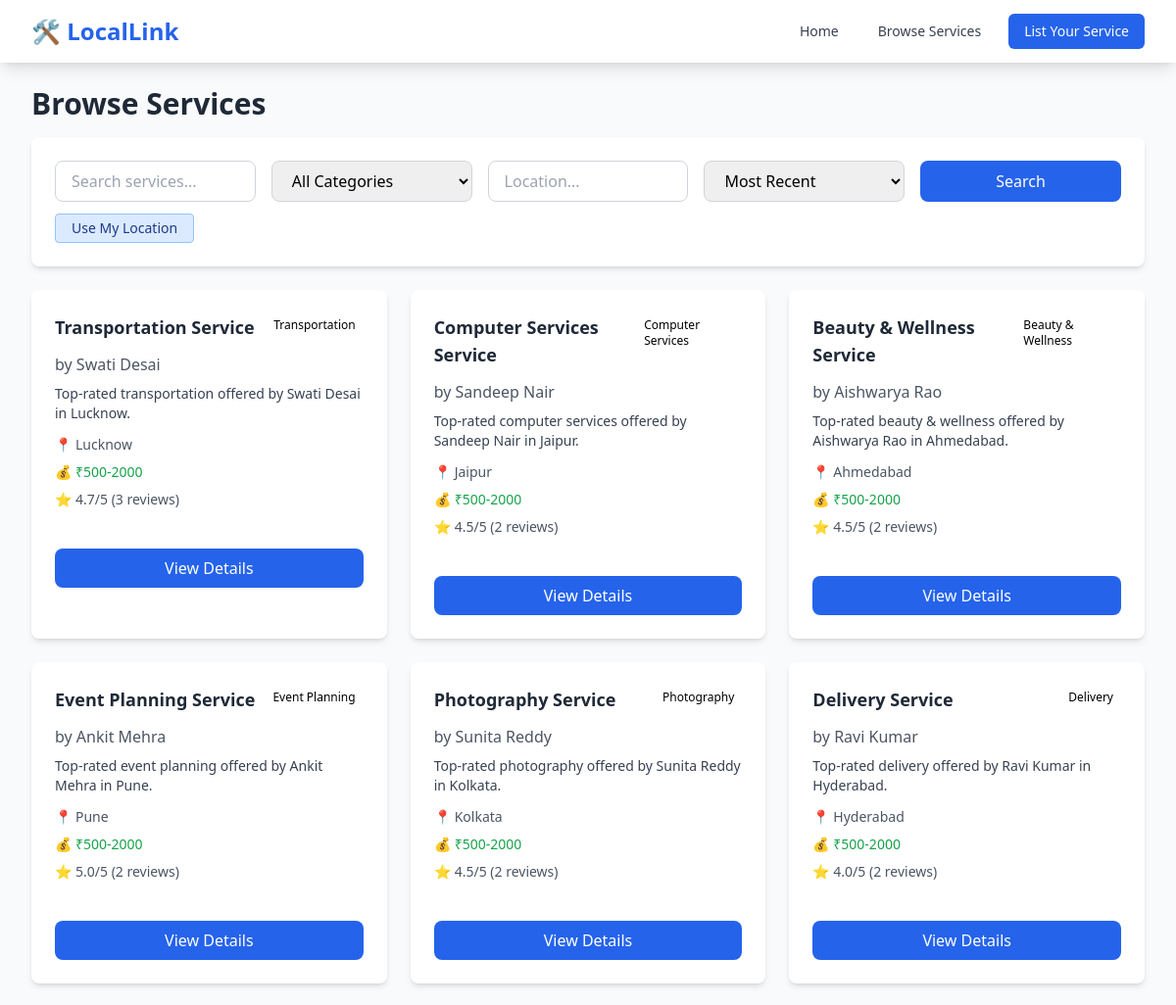
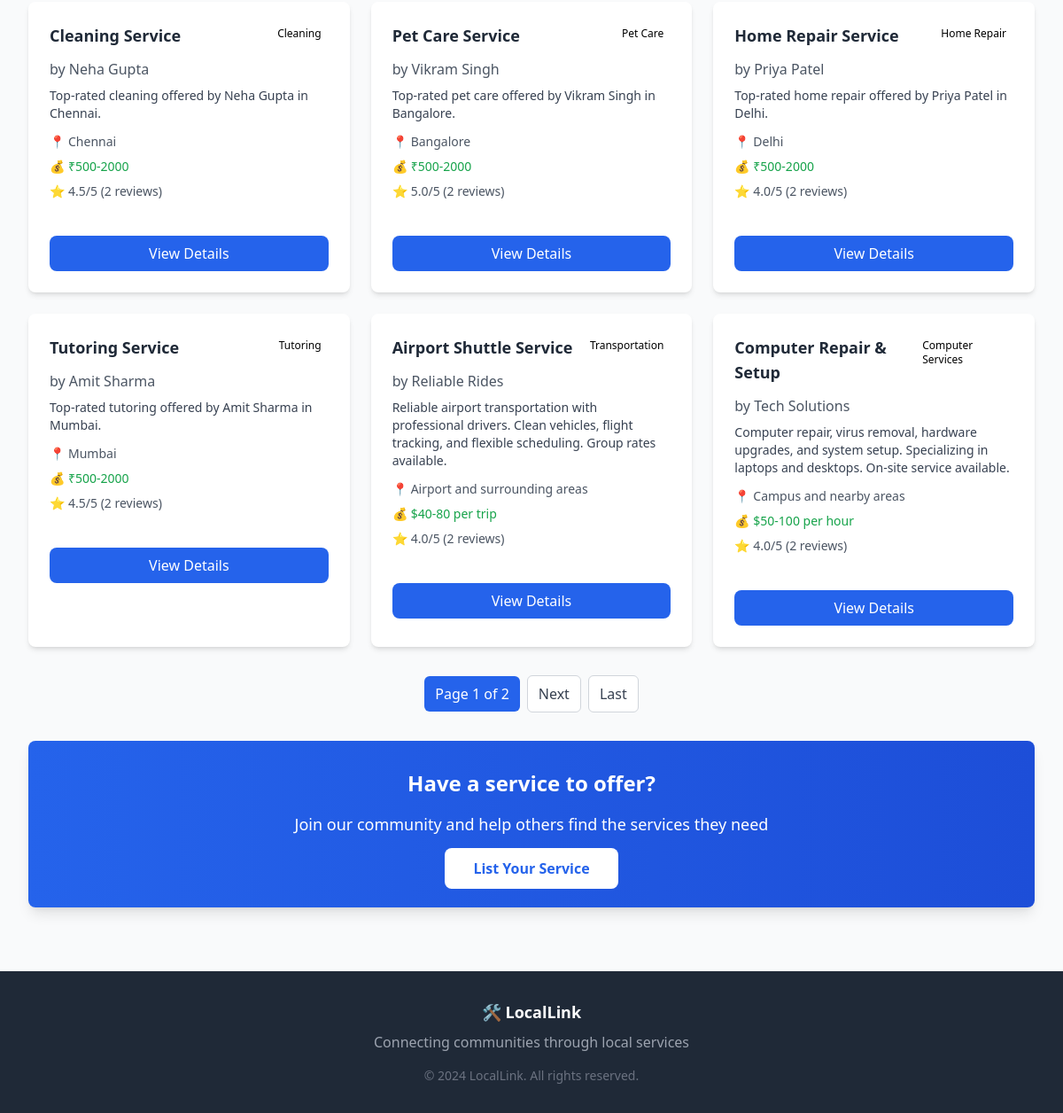
Page /services/ on the committed database (2 pictures, top to bottom).
### services/models.py (models this page shows, shortened)
class ServiceListing(models.Model):
    service_name = models.CharField(max_length=200)
    provider_name = models.CharField(max_length=100)
    contact_info = models.CharField(max_length=200)
    email = models.EmailField(blank=True)
    phone = models.CharField(max_length=20, blank=True)
    description = models.TextField()
    location_area = models.CharField(max_length=200)
    latitude = models.FloatField(blank=True, null=True, help_text="Service latitude (for sorting and maps)")
    longitude = models.FloatField(blank=True, null=True, help_text="Service longitude (for sorting and maps)")
    category = models.ForeignKey(Category, on_delete=models.CASCADE, related_name='services')
    price_range = models.CharField(max_length=100, blank=True, help_text="e.g., '$20-50/hour', 'Starting at $30'")
    is_available = models.BooleanField(default=True)
    created_at = models.DateTimeField(auto_now_add=True)
    updated_at = models.DateTimeField(auto_now=True)
    class Meta:
        ordering = ['-created_at']
    @property
    def average_rating(self):
        reviews = self.reviews.all()
        if reviews:
            return round(sum(review.rating for review in reviews) / len(reviews), 1)
        return 0
    @property
    def review_count(self):
        return self.reviews.count()

class Category(models.Model):
    name = models.CharField(max_length=100, unique=True)
    description = models.TextField(blank=True)
    created_at = models.DateTimeField(auto_now_add=True)
    class Meta:
        verbose_name_plural = "Categories"
        ordering = ['name']

class Review(models.Model):
    RATING_CHOICES = [
        (1, '1 Star'),
        (2, '2 Stars'),
        (3, '3 Stars'),
        (4, '4 Stars'),
        (5, '5 Stars'),
    ]
    service_listing = models.ForeignKey(ServiceListing, on_delete=models.CASCADE, related_name='reviews')
    reviewer_name = models.CharField(max_length=100)
    rating = models.IntegerField(choices=RATING_CHOICES, validators=[MinValueValidator(1), MaxValueValidator(5)])
    comment = models.TextField()
    created_at = models.DateTimeField(auto_now_add=True)
    class Meta:
        ordering = ['-created_at']

### services/views.py (the view, shortened to what this page needs)
# urls.py: path('services/', views.service_list, name='service_list'),
def service_list(request):
    services = ServiceListing.objects.filter(is_available=True)
    categories = Category.objects.all()
    search_query = request.GET.get('search', '')
    category_id = request.GET.get('category')
    if category_id:
        services = services.filter(category_id=category_id)
    location = request.GET.get('location')
    if location:
        services = services.filter(location_area__icontains=location)
    user_lat = request.GET.get('user_lat')
    user_lng = request.GET.get('user_lng')
    sort_method = request.GET.get('sort')
    paginator = Paginator(services, 12)
    page_number = request.GET.get('page')
    page_obj = paginator.get_page(page_number)
    context = {
        'page_obj': page_obj,
        'categories': categories,
        'search_query': search_query,
        'selected_category': category_id,
        'selected_location': location,
        'user_lat': user_lat if sort_method == 'nearest' and user_lat else '',
        'user_lng': user_lng if sort_method == 'nearest' and user_lng else '',
    }
    return render(request, 'services/service_list.html', context)

### templates/services/service_list.html (shortened to what this page needs)
{% extends 'base.html' %}
{% block content %}
<div class="mb-6">
    <h1 class="text-3xl font-bold text-gray-800 mb-4">Browse Services</h1>
    <div class="bg-white rounded-lg shadow-md p-6">
        <form method="GET" class="grid grid-cols-1 md:grid-cols-5 gap-4">
            <input type="text" name="search" value="{{ request.GET.search|default:'' }}"
                   placeholder="Search services..."
                   class="px-4 py-2 border border-gray-300 rounded-lg focus:outline-none focus:ring-2 focus:ring-primary-500">
            <select name="category" class="px-4 py-2 border border-gray-300 rounded-lg focus:outline-none focus:ring-2 focus:ring-primary-500">
                <option value="">All Categories</option>
            </select>
            <input type="text" name="location" value="{{ request.GET.location|default:'' }}"
                   placeholder="Location..."
                   class="px-4 py-2 border border-gray-300 rounded-lg focus:outline-none focus:ring-2 focus:ring-primary-500">
            <select name="sort" class="px-4 py-2 border border-gray-300 rounded-lg focus:outline-none focus:ring-2 focus:ring-primary-500">
                <option value="recent" {% if request.GET.sort == "recent" or not request.GET.sort %}selected{% endif %}>Most Recent</option>
            </select>
            <button type="submit" class="bg-primary-600 text-white px-6 py-2 rounded-lg hover:bg-primary-700 transition duration-200">
                Search
            </button>
        </form>
        <button id="detectLocationBtn" class="mt-3 bg-blue-100 text-blue-900 border border-blue-300 rounded px-4 py-1 text-sm hover:bg-blue-200">Use My Location</button>
    </div>
</div>
{% if page_obj and page_obj|length > 0 %}
<div class="grid grid-cols-1 md:grid-cols-2 lg:grid-cols-3 gap-6 mb-8">
    {% for service in page_obj %}
    <div class="bg-white rounded-lg shadow-md overflow-hidden hover:shadow-lg transition duration-200">
        <div class="p-6">
            <div class="flex justify-between items-start mb-3">
                <h3 class="font-semibold text-lg text-gray-800">{{ service.service_name }}</h3>
                <span class="bg-primary-100 text-primary-800 text-xs px-2 py-1 rounded-full">{{ service.category.name }}</span>
            </div>
            <p class="text-gray-600 mb-2">by <span class="font-medium">{{ service.provider_name }}</span></p>
            <p class="text-gray-700 text-sm mb-3">{{ service.description|truncatewords:20 }}</p>
            <div class="space-y-2 mb-4">
                <div class="flex items-center text-sm text-gray-600">
                    <span class="mr-1">📍</span>
                    {{ service.location_area }}
                </div>
                {% if service.price_range %}
                <div class="flex items-center text-sm text-green-600">
                    <span class="mr-1">💰</span>
                    {{ service.price_range }}
                </div>
                {% endif %}
                {% if service.average_rating > 0 %}
                <div class="flex items-center text-sm">
                    <span class="text-yellow-500 mr-1">⭐</span>
                    <span class="text-gray-600">{{ service.average_rating }}/5 ({{ service.review_count }} reviews)</span>
                </div>
                {% endif %}
            </div>
        </div>
        <div class="px-6 pb-6">
            <a href="{% url 'service_detail' service.pk %}"
               class="block w-full bg-primary-600 text-white text-center py-2 rounded-lg hover:bg-primary-700 transition duration-200">
                View Details
            </a>
        </div>
    </div>
    {% endfor %}
</div>
{% if page_obj.has_other_pages %}
<div class="flex justify-center">
    <nav class="flex items-center space-x-2">
        <span class="px-3 py-2 rounded-md bg-primary-600 text-white">
            Page {{ page_obj.number }} of {{ page_obj.paginator.num_pages }}
        </span>
        {% if page_obj.has_next %}
        <a href="?page={{ page_obj.next_page_number }}"
           class="px-3 py-2 rounded-md bg-white border border-gray-300 text-gray-700 hover:bg-gray-50">
            Next
        </a>
        <a href="?page={{ page_obj.paginator.num_pages }}"
           class="px-3 py-2 rounded-md bg-white border border-gray-300 text-gray-700 hover:bg-gray-50">
            Last
        </a>
        {% endif %}
    </nav>
</div>
{% endif %}
{% endif %}
<div class="bg-gradient-to-r from-primary-600 to-primary-700 text-white rounded-lg shadow-lg p-8 mt-8 text-center">
    <h2 class="text-2xl font-bold mb-4">Have a service to offer?</h2>
    <p class="text-lg mb-6">Join our community and help others find the services they need</p>
    <a href="{% url 'create_service' %}" class="bg-white text-primary-600 px-8 py-3 rounded-lg font-semibold hover:bg-gray-100 transition duration-200">
        List Your Service
    </a>
</div>
{% endblock %}

### rows in the picture
ServiceListing: service_name "Transportation Service", category.name "Transportation", provider_name "Swati Desai", description "Top-rated transportation offered by Swati Desai in Lucknow.", location_area "Lucknow", price_range "₹500-2000", average_rating "4.7", review_count "3"
ServiceListing: service_name "Computer Services Service", category.name "Computer Services", provider_name "Sandeep Nair", description "Top-rated computer services offered by Sandeep Nair in Jaipur.", location_area "Jaipur", price_range "₹500-2000", average_rating "4.5", review_count "2"
ServiceListing: service_name "Beauty & Wellness Service", category.name "Beauty & Wellness", provider_name "Aishwarya Rao", description "Top-rated beauty & wellness offered by Aishwarya Rao in Ahmedabad.", location_area "Ahmedabad", price_range "₹500-2000", average_rating "4.5", review_count "2"
ServiceListing: service_name "Event Planning Service", category.name "Event Planning", provider_name "Ankit Mehra", description "Top-rated event planning offered by Ankit Mehra in Pune.", location_area "Pune", price_range "₹500-2000", average_rating "5.0", review_count "2"
ServiceListing: service_name "Photography Service", category.name "Photography", provider_name "Sunita Reddy", description "Top-rated photography offered by Sunita Reddy in Kolkata.", location_area "Kolkata", price_range "₹500-2000", average_rating "4.5", review_count "2"
ServiceListing: service_name "Delivery Service", category.name "Delivery", provider_name "Ravi Kumar", description "Top-rated delivery offered by Ravi Kumar in Hyderabad.", location_area "Hyderabad", price_range "₹500-2000", average_rating "4.0", review_count "2"
ServiceListing: service_name "Cleaning Service", category.name "Cleaning", provider_name "Neha Gupta", description "Top-rated cleaning offered by Neha Gupta in Chennai.", location_area "Chennai", price_range "₹500-2000", average_rating "4.5", review_count "2"
ServiceListing: service_name "Pet Care Service", category.name "Pet Care", provider_name "Vikram Singh", description "Top-rated pet care offered by Vikram Singh in Bangalore.", location_area "Bangalore", price_range "₹500-2000", average_rating "5.0", review_count "2"
ServiceListing: service_name "Home Repair Service", category.name "Home Repair", provider_name "Priya Patel", description "Top-rated home repair offered by Priya Patel in Delhi.", location_area "Delhi", price_range "₹500-2000", average_rating "4.0", review_count "2"
ServiceListing: service_name "Tutoring Service", category.name "Tutoring", provider_name "Amit Sharma", description "Top-rated tutoring offered by Amit Sharma in Mumbai.", location_area "Mumbai", price_range "₹500-2000", average_rating "4.5", review_count "2"
ServiceListing: service_name "Airport Shuttle Service", category.name "Transportation", provider_name "Reliable Rides", description "Reliable airport transportation with professional drivers. Clean vehicles, flight tracking, and flexible scheduling. Group rates available.", location_area "Airport and surrounding areas", price_range "$40-80 per trip", average_rating "4.0", review_count "2"
ServiceListing: service_name "Computer Repair & Setup", category.name "Computer Services", provider_name "Tech Solutions", description "Computer repair, virus removal, hardware upgrades, and system setup. Specializing in laptops and desktops. On-site service available.", location_area "Campus and nearby areas", price_range "$50-100 per hour", average_rating "4.0", review_count "2"

### other values in the picture
{{ page_obj.number }} "1"
{{ page_obj.paginator.num_pages }} "2"
